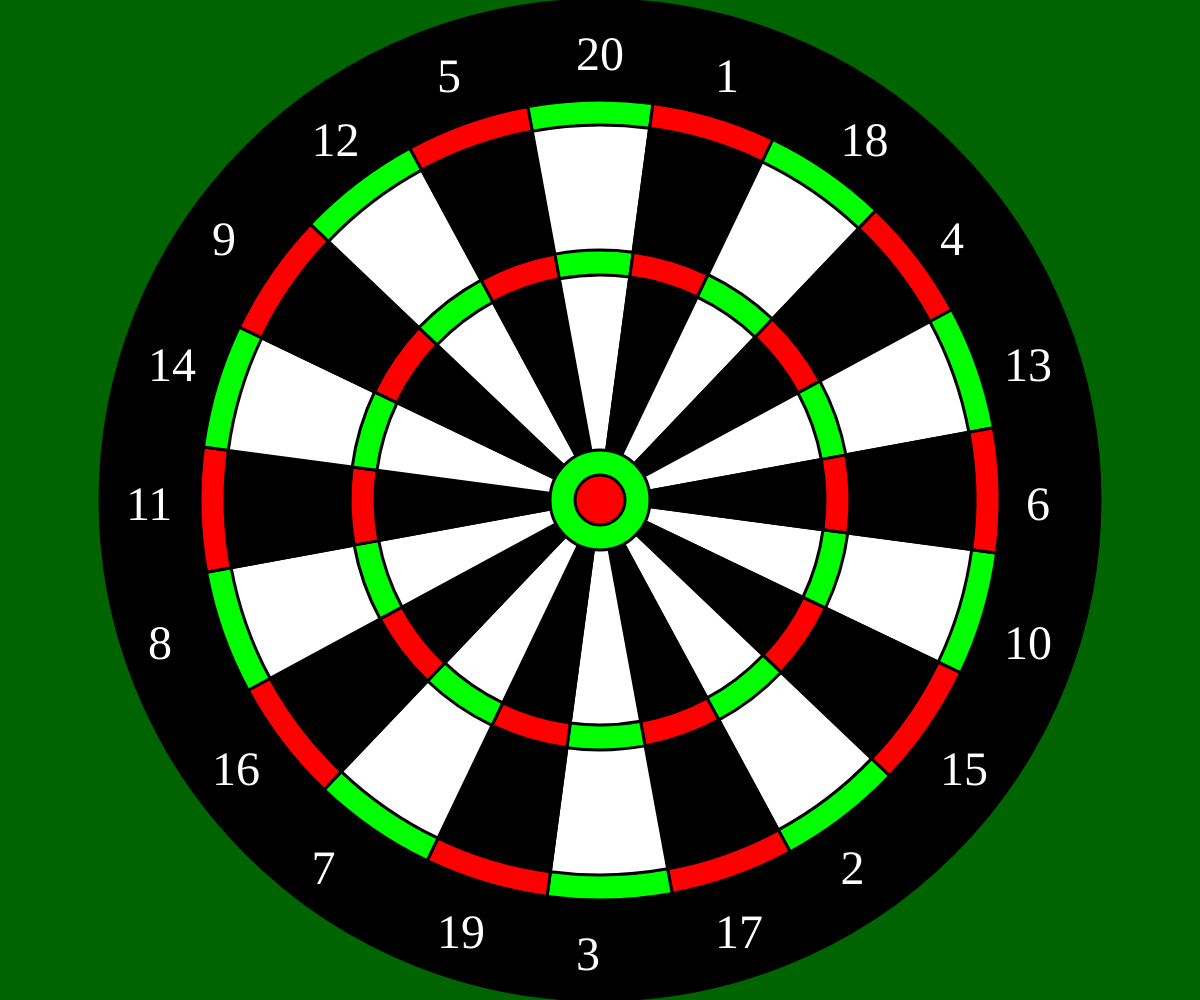
Frame 1 (no input)
Frame 60 (no input): identical to frame 1, image omitted
Frame 120 (the mouse pressed at the canvas centre since frame 60): identical to frame 1, image omitted

The p5.js sketch that drew this single still picture (run headless with seeded random() and noise() and a simulated clock; from frame 60 on, the mouse is pressed at the canvas centre):

// p5.js sketch
// ── sketch.js
// 最終課題を制作しよう

function setup() {
  const green = color(0, 255, 0);
  const red = color(255, 0, 0);
  const black = color(0);
  const white = color(255, 255, 255);
  createCanvas(windowWidth, windowHeight);
  background(0, 100, 0);
  stroke(0);
  strokeWeight(3);

  const cx = width / 2;
  const cy = height / 2;
  const maxR = min(width, height);

  drawCircle(black, maxR);
  drawArcs(green, red, maxR * 0.8);
  drawArcs(white, black, maxR * 0.75);
  drawArcs(green, red, maxR * 0.5);
  drawArcs(white, black, maxR * 0.45);
  drawCircle(green, maxR * 0.1);
  drawCircle(red, maxR * 0.05);

  let point = [6, 10, 15, 2, 17, 3, 19, 7, 16, 8, 11, 14, 9, 12, 5, 20, 1, 18, 4, 13];

  for(let i = 0; i < 20; i++){
    let theta = TWO_PI * i / 20;
    let tx = cx + cos(theta) * maxR * 0.45;
    let ty = cy + sin(theta) * maxR * 0.45;
    noStroke();
    fill(255);
    textFont('Geogia')
    textSize(width / 25)
    text(point[i], tx - width / 50, ty + height / 50);
  }
}
let mx, my;

function draw(){
    stroke(255, 255, 0);
    fill(255, 255, 0);
    star(mx, my, 10);
}

function mouseClicked(){
  mx = mouseX
  my = mouseY
}

function drawCircle(c, r){
  const cx = width / 2;
  const cy = height / 2;
  fill(c);
  ellipse(cx, cy, r, r);
}

function drawArcs(c1, c2, r) {
  const cx = width / 2;
  const cy = height / 2;
  for (let i = 0; i < 20; i++) {
    let start = TWO_PI / 20 * i - 25;
    let stop = TWO_PI / 20 * (i + 1) - 25;
    fill(i % 2 == 0 ? c1 : c2);
    arc(cx, cy, r, r, start, stop, PIE);
  }
}
function star(cx, cy, r){
  beginShape();
  for(var i = 0; i < 5; i++){
    let theta = TWO_PI * i * 2 / 5 - HALF_PI;
    let x = cx + cos(theta) * r;
    let y = cy + sin(theta) * r;
    vertex(x, y);
  }
  endShape(CLOSE);
}
